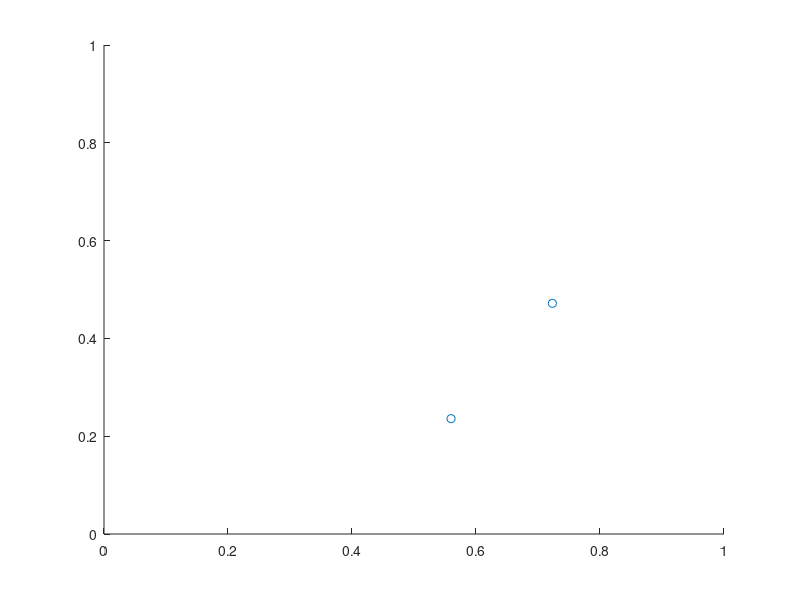
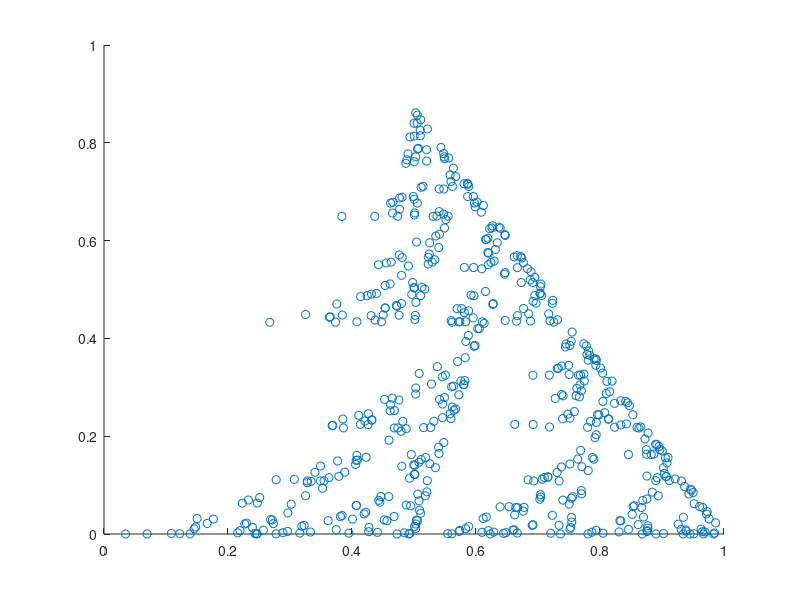
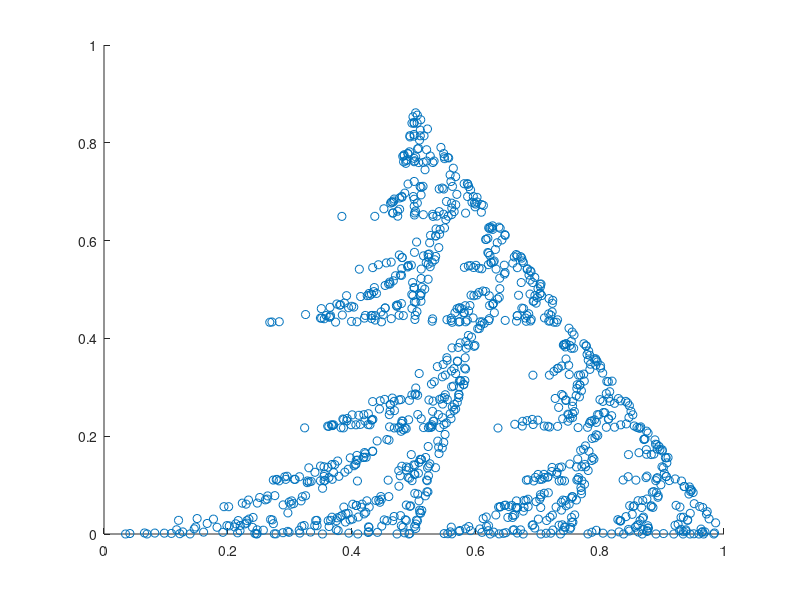
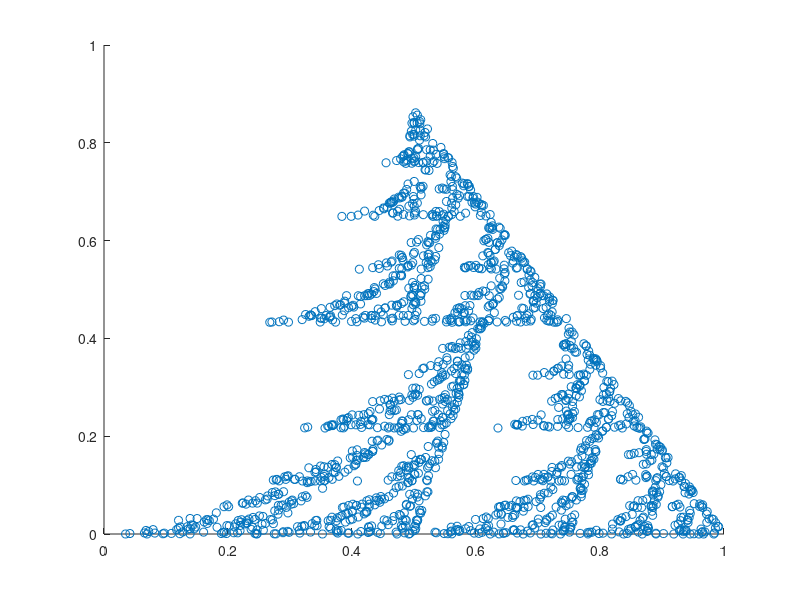

Write the MATLAB code that produced these figures, in order. (Note: a time limit stopped this script after it produced the figures.)
%% Sierpinski Gasket

% Three map IFS affine contraction transformations in two dimension [x;y]
% s1 = [[0.5 0];[0 0.5]];  % Filling a single off diagonal with 0<s<1 will shear
s1 = [[0.5 0.42];[0 0.5]];
s2 = [[0.5 0];[0 0.5]];  % Can fill both diagonals appropriately to perform rotation transformation
s3 = [[0.5 0];[0 0.5]];  % Values s<0.5 create empty space, s>0.5 overlaps
t1 = [0;0];             % Translation change perspective (skew)
t2 = [0.5;0];
t3 = [1;sqrt(3)]./4;
w1 = @(x) s1*x + t1;
w2 = @(x) s2*x + t2;
w3 = @(x) s3*x + t3;



M = 100000;        % Number of iterations
fr = 1
x0 = [rand();rand()];   % Initial point
x = [x0];
for i = 1:M
    xn = x(:,i);
    p = rand();
    if p < 1/3
        xn = w1(xn);
    elseif p < 2/3
        xn = w2(xn);
    else
        xn = w3(xn);
    end
    x(:,end+1) = xn;
    
    if mod(i-1,floor(M/180))==0
        close all
        figure('Visible','off')
        scatter(x(1,:),x(2,:), 'k.')
        axis([0 1 0 1])
        saveas(gca,['sierpinski/',sprintf('%04d',fr),'.png'],'png');
        fr = fr+1
    end
        
end


saveas(scatter(x(1,:),x(2,:), 'k.'),'sierpinski/final.png','png')

%% BARNSLEY FERN

% Four map IFS affine contraction transformations in two dimension [x;y]
s1 = [[0 0];[0 0.16]];
s2 = [[0.85 0.04];[-0.04 0.85]];
% s2 = [[0.85 -0.04];[0.04 0.85]];
s3 = [[0.2 -0.26];[0.23 0.22]];
s4 = [[-0.15 0.28];[0.26 0.24]];
t1 = [0; 0];
t2 = [0; 1.6];
t3 = [0; 1.6];
t4 = [0; 0.44];
w1 = @(x) s1*x + t1;
w2 = @(x) s2*x + t2;
w3 = @(x) s3*x + t3;
w4 = @(x) s4*x + t4;


M = 300000;        % Number of iterations
fr = 1
x0 = [rand();rand()];   % Initial point
x = [x0];
for i = 1:M
    xn = x(:,i);
    p = rand();
    if p < 0.01
        xn = w1(xn);
    elseif p < 0.86 %0.01+0.85
%     elseif p < 0.05 + 0.6
        xn = w2(xn);
    elseif p < 0.93 %0.01+0.85+0.07
%     elseif p < (1-(1-(0.05+0.6))/2)
        xn = w3(xn);
    else
        xn = w4(xn);
    end
    x(:,end+1) = xn;
    
%      if mod(i-1,floor(M/240))==0
%           close all
%           figure('Visible','off')
%           scatter(x(1,:),x(2,:), 'k.')
%         axis([-4 4 0 10])
%           saveas(gca,['fern/',sprintf('%04d',fr),'.jpg'],'jpg');
%           fr = fr+1
%      end     
end
figure('Visible','on')
% axis([-4 4 0 10])
scatter(x(1,:),x(2,:), 'k.')
% saveas(scatter(x(1,:),x(2,:), 'k.'),'fern/fern.png','png')
